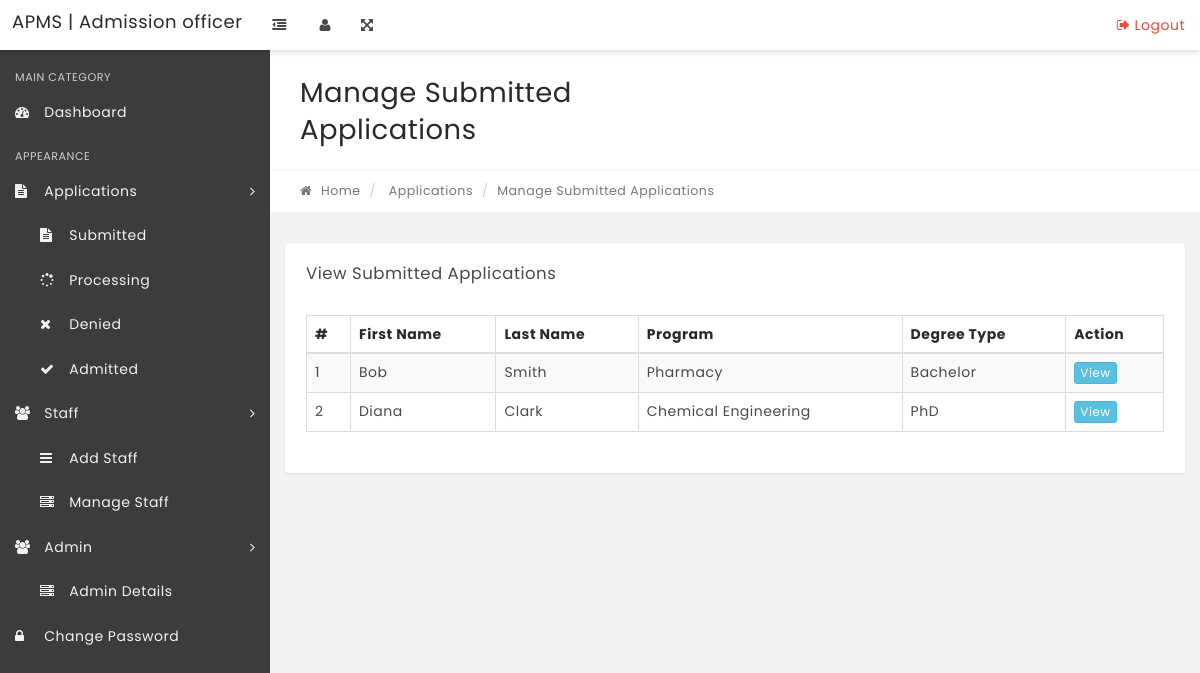
The page /officer/submit.php (signed in) on the database its author committed.
### tables this page shows
CREATE TABLE `tbl_applications` (
  `id` int(11) NOT NULL,
  `applicant_id` int(12) NOT NULL,
  `firstName` varchar(50) NOT NULL,
  `middleName` varchar(50) DEFAULT NULL,
  `lastName` varchar(50) NOT NULL,
  `email` varchar(255) NOT NULL,
  `program` varchar(100) NOT NULL,
  `degreeType` enum('Bachelor','Masters','PhD') NOT NULL,
  `session` varchar(50) NOT NULL,
  `universityId` int(11) NOT NULL,
  `disciplinaryIssues` enum('yes','no') NOT NULL,
  `felonyCharge` enum('yes','no') NOT NULL,
  `created_at` timestamp NOT NULL DEFAULT current_timestamp(),
  `updated_at` timestamp NOT NULL DEFAULT current_timestamp() ON UPDATE current_timestamp(),
  `transcripts` varchar(255) DEFAULT NULL,
  `diploma` varchar(255) DEFAULT NULL,
  `statement_of_purpose` varchar(255) DEFAULT NULL,
  `recommendation_letters` varchar(255) DEFAULT NULL,
  `standardized_test_scores` varchar(255) DEFAULT NULL,
  `resume` varchar(255) DEFAULT NULL,
  `personal_statement` varchar(255) DEFAULT NULL,
  `proof_of_english_proficiency` varchar(255) DEFAULT NULL,
  `financial_documents` varchar(255) DEFAULT NULL,
  `passport_copy` varchar(255) DEFAULT NULL,
  `admissionstatus` enum('submitted','processing','denied','admitted') DEFAULT 'submitted',
  `admissionLetter` varchar(255) NOT NULL
);

### officer/submit.php (the view, shortened to what this page needs)
<?php
include('includes/config.php');
if(strlen($_SESSION['ologin']) == "") {
    header("Location: index.php");
} else {
    $email = $_SESSION['ologin'];
    $sql = "SELECT unid FROM tbl_officer WHERE email = :email";
    $query = $dbh->prepare($sql);
    $query->bindParam(':email', $email, PDO::PARAM_STR);
    $query->execute();
    $officer = $query->fetch(PDO::FETCH_OBJ);
    if ($officer) {
        $unid = $officer->unid;
    } else {
        die("Officer not found.");
    }
?>
<!DOCTYPE html>
<html lang="en">
<head>
    <link rel="stylesheet" href="css/bootstrap.min.css" media="screen">
    <link rel="stylesheet" href="css/font-awesome.min.css" media="screen">
    <link rel="stylesheet" href="css/animate-css/animate.min.css" media="screen">
    <link rel="stylesheet" href="css/lobipanel/lobipanel.min.css" media="screen">
    <link rel="stylesheet" href="css/prism/prism.css" media="screen">
    <link rel="stylesheet" type="text/css" href="js/DataTables/datatables.min.css"/>
    <link rel="stylesheet" href="css/main.css" media="screen">
</head>
<body class="top-navbar-fixed">
    <div class="main-wrapper">
        <?php include('includes/topbar.php');?>
        <div class="content-wrapper">
            <div class="content-container">
                <?php include('includes/leftbar.php');?>
                <div class="main-page">
                    <div class="container-fluid">
                        <div class="row page-title-div">
                            <div class="col-md-6">
                                <h2 class="title">Manage Submitted Applications</h2>
                            </div>
                        </div>
                        <div class="row breadcrumb-div">
                            <div class="col-md-6">
                                <ul class="breadcrumb">
                                    <li><a href="dashboard.php"><i class="fa fa-home"></i> Home</a></li>
                                    <li> Applications</li>
                                    <li class="active">Manage Submitted Applications</li>
                                </ul>
                            </div>
                        </div>
                    </div>
                    <section class="section">
                        <div class="container-fluid">
                            <div class="row">
                                <div class="col-md-12">
                                    <div class="panel">
                                        <div class="panel-heading">
                                            <div class="panel-title">
                                                <h5>View Submitted Applications</h5>
                                            </div>
                                        </div>
                                        <div class="panel-body p-20">
                                            <table id="example" class="display table table-striped table-bordered" cellspacing="0" width="100%">
                                                <thead>
                                                    <tr>
                                                        <th>#</th>
                                                        <th>First Name</th>
                                                        <th>Last Name</th>
                                                        <th>Program</th>
                                                        <th>Degree Type</th>
                                                        <th>Action</th>
                                                    </tr>
                                                </thead>
                                                <tbody>
                                                    <?php
                                                    $sql = "SELECT * FROM tbl_applications WHERE universityId = :unid AND admissionstatus = 'submitted'";
                                                    $query = $dbh->prepare($sql);
                                                    $query->bindParam(':unid', $unid, PDO::PARAM_STR);
                                                    $query->execute();
                                                    $results = $query->fetchAll(PDO::FETCH_OBJ);
                                                    $cnt = 1;
                                                    if($query->rowCount() > 0) {
                                                        foreach($results as $result) {
                                                    ?>
                                                    <tr>
                                                        <td><?php echo htmlentities($cnt);?></td>
                                                        <td><?php echo htmlentities($result->firstName);?></td>
                                                        <td><?php echo htmlentities($result->lastName);?></td>
                                                        <td><?php echo htmlentities($result->program);?></td>
                                                        <td><?php echo htmlentities($result->degreeType);?></td>
                                                        <td>
                                                            <a href="view-submit.php?id=<?php echo htmlentities($result->id);?>" class="btn btn-info btn-xs"> View </a>
                                                        </td>
                                                    </tr>
                                                    <?php $cnt++; }
                                                    } ?>
                                                </tbody>
                                            </table>
                                        </div>
                                    </div>
                                </div>
                            </div>
                        </div>
                    </section>
                </div>
            </div>
        </div>
    </div>
</body>
</html>
<?php } ?>

### rows shown on the page
tbl_applications: firstName "Bob", lastName "Smith", program "Pharmacy", degreeType "Bachelor"
tbl_applications: firstName "Diana", lastName "Clark", program "Chemical Engineering", degreeType "PhD"
